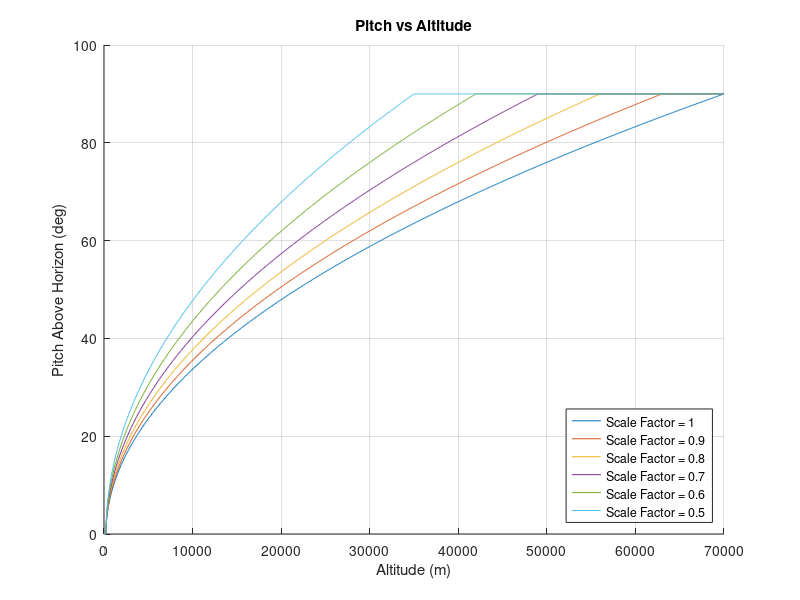

This chart was generated by the following MATLAB code:
X = linspace(0,70000,1000)';
switch_alt = 221;
end_alt    = 70000;
alt_diff = end_alt - switch_alt;
scaleFactor = 1:-0.1:0.5;
legendName = {};
close all
for iScale =1:length(scaleFactor)
    end_alt = 70000*scaleFactor(iScale);
    alt_diff = end_alt - switch_alt;
    for iX =1:length(X)
        Y(iX,1) = max(0,min(90,90*sqrt((X(iX) - switch_alt)/alt_diff)));
    end
    figure(1)
    hold on
    plot(X,Y)
    grid on
    xlabel('Altitude (m)')
    ylabel('Pitch Above Horizon (deg)')
    title('Pitch vs Altitude')
    axis([0 70000 0 100])
    legendName{iScale} = ['Scale Factor = ' num2str(scaleFactor(iScale))];

end

legend(legendName,'Location','southeast')
